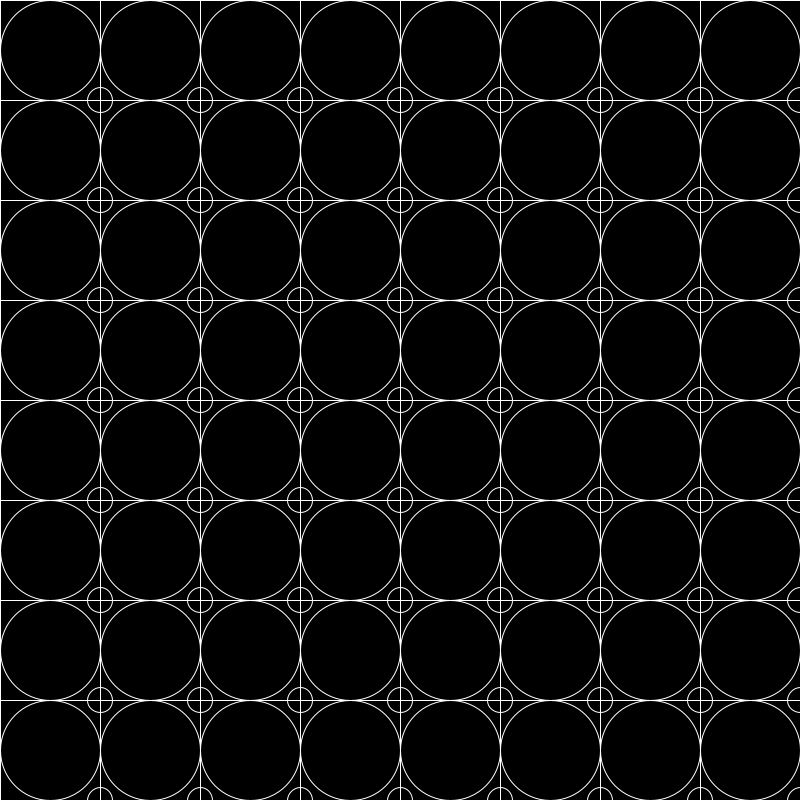
Frame 1 (no input)
Frame 60 (the mouse pressed at the canvas centre just before this capture): identical to frame 1, image omitted
Frame 120 (the mouse held since frame 60 and released just before this capture): identical to frame 1, image omitted

The Processing sketch that drew this single still picture (run headless with seeded random() and noise(); from frame 60 on, the mouse is pressed at the canvas centre):

// Processing sketch: build
// ── build.pde
float rectWidth = 100;
float ellipseRadius = rectWidth/2;
float thickness = 1;

void setup() {
  size(800, 800);
  smooth();
}

void draw() {
  background(#000000);
  for (int x = 0; x < width; x+=rectWidth) {
    for (int y = 0; y < height; y+=rectWidth) {
      drawTile(x, y);
    }
  }
}

void drawTile(float x, float y) {
  pushMatrix();
    translate(x, y);

    noFill();
    stroke(#FFFFFF);
    strokeWeight(thickness);

    rectMode(CENTER);
    ellipseMode(CENTER);

    rect(rectWidth/2, rectWidth/2, rectWidth, rectWidth);
    ellipse(rectWidth/2, rectWidth/2, ellipseRadius*2, ellipseRadius*2);
    ellipse(rectWidth, rectWidth, ellipseRadius/2, ellipseRadius/2);
  popMatrix();
}  

void keyPressed() {
  if (keyCode == LEFT) {
    ellipseRadius -= 10;
  } else if (keyCode == RIGHT) {
    ellipseRadius += 10;
  } else if (keyCode == UP) {
    thickness += 1;
  } else if (keyCode == DOWN) {
    thickness -= 1;
  }

  ellipseRadius = constrain(ellipseRadius, 10, 2000);
  thickness = constrain(thickness, 1, 10);
  // println("ellipseRadius: "+ellipseRadius);
  // println("thickness: "+thickness);
}
